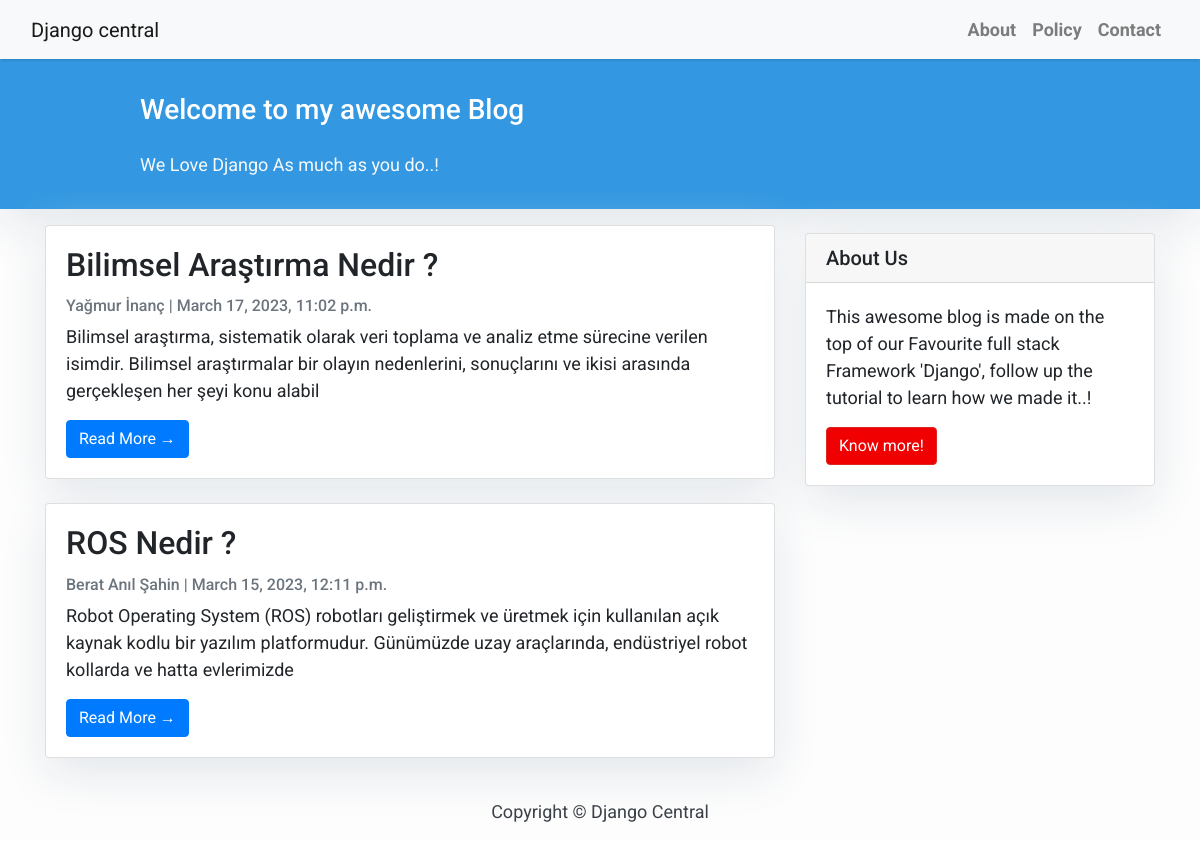
The page /post-index on the database its author committed.
### blog/models.py (models this page shows, shortened)
class Post(models.Model):
    title = models.CharField(max_length=200, unique=True)
    author = models.ForeignKey(TeamMember, on_delete= models.CASCADE,related_name='blog_posts',db_constraint=False)
    updated_on = models.DateTimeField(auto_now= True)
    content = models.TextField()
    created_on = models.DateTimeField(auto_now_add=True)
    status = models.IntegerField(choices=STATUS, default=0)
    img = models.ImageField(upload_to='post_img/')
    class Meta:
        ordering = ['-created_on']

class TeamMember(models.Model):
    name = models.CharField(max_length=100)
    informations = models.TextField()
    img = models.ImageField(upload_to='team_member_img/')
    subteam = models.IntegerField(choices=SUBTEAM)
    linkedin_url = models.CharField(max_length=250)
    class Meta:
        ordering = ['subteam']
    def __str__(self):
        return self.name

### blog/views.py (the view)
# urls.py: path('post-index', views.postListIndex, name='post_index'),
def postListIndex(request):
    queryset = {
        "post_list": Post.objects.filter(status=1).order_by('-created_on')
    }
    return render(request, "post_index.html", queryset)

### blog/templates/post_index.html (shortened to what this page needs)
{% extends "base.html" %}
{% block content %}
<header class="masthead">
    <div class="container">
        <div class="row">
            <div class=" col-md-8 col-md-10 mx-auto">
                <div class="site-heading">
                    <h3 class=" site-heading my-4 mt-3 text-white"> Welcome to my awesome Blog </h3>
                    <p class="text-light">We Love Django As much as you do..! &nbsp
                    </p>
                </div>
            </div>
        </div>
    </div>
</header>
<div class="container">
    <div class="row">
        <div class="col-md-8 mt-3 left">
            {% for post in post_list %}
            <div class="card mb-4">
                <div class="card-body">
                    <h2 class="card-title">{{ post.title }}</h2>
                    <p class="card-text text-muted h6">{{ post.author }} | {{ post.created_on}} </p>
                    <p class="card-text">{{post.content|slice:":200" }}</p>
                    <a href="{% url 'post_detail' post.slug  %}" class="btn btn-primary">Read More &rarr;</a>
                </div>
            </div>
            {% endfor %}
        </div>
        {% block sidebar %} {% include 'sidebar.html' %} {% endblock sidebar %}
    </div>
</div>
{%endblock%}

### blog/templates/base.html (style rules this page uses)
body { font-family: "Roboto", sans-serif; font-size: 17px; background-color: #fdfdfd; }
.masthead { background: #3398E1; height: auto; padding-bottom: 15px; box-shadow: 0 16px 48px #E3E7EB; padding-top: 10px; }

### blog/templates/post_index.html (style rules this page uses)
body { font-family: "Roboto", sans-serif; font-size: 18px; background-color: #fdfdfd; }
.card { box-shadow: 0 16px 48px #E3E7EB; }

### blog/templates/sidebar.html (style rules this page uses)
.card { box-shadow: 0 16px 48px #E3E7EB; }

### rows shown on the page
Post: title "Bilimsel Araştırma Nedir ?", author "Yağmur İnanç", created_on "March 17, 2023, 11:02 p.m.", content "Bilimsel araştırma, sistematik olarak veri toplama ve analiz etme sürecine verilen isimdir. Bilimsel araştırmalar bir olayın nedenlerini, sonuçlarını ve ikisi arasında gerçekleşen her şeyi konu alabil"
Post: title "ROS Nedir ?", author "Berat Anıl Şahin", created_on "March 15, 2023, 12:11 p.m.", content "Robot Operating System (ROS) robotları geliştirmek ve üretmek için kullanılan açık kaynak kodlu bir yazılım platformudur. Günümüzde uzay araçlarında, endüstriyel robot kollarda ve hatta evlerimizde"
